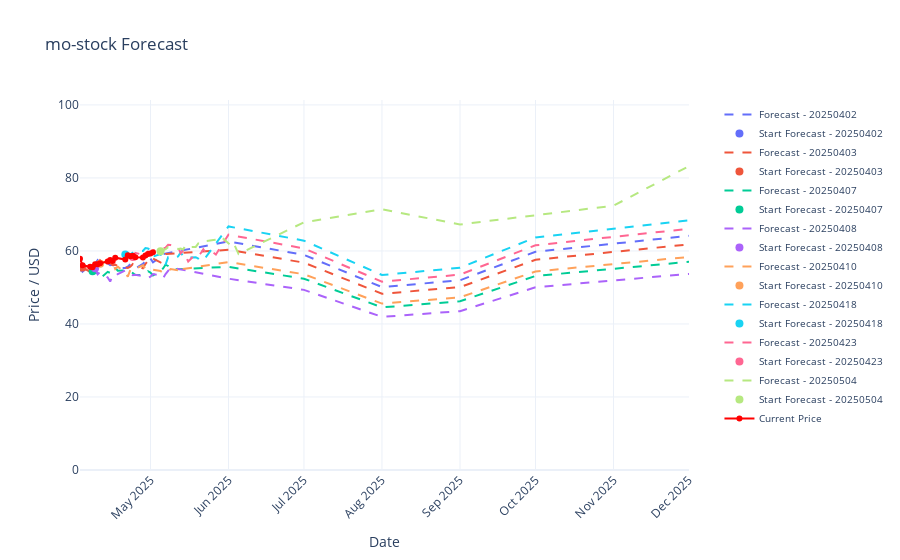

The code cell stored with this chart in its notebook:
### Code cell
fh=ForecastHandler(company='mo-stock')
fh.load_all_forecasts()
fh.plot_forecasts()
